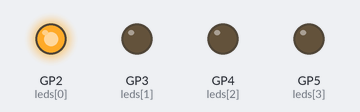
A program run on a simulated Raspberry Pi Pico running MicroPython. Shown: output pins drawn as LEDs (lit = HIGH).

Above: at 0.2 s.
At 1.2 s:
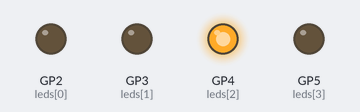
At 2.7 s:
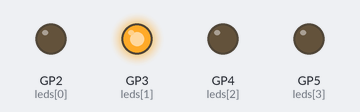
At 3.7 s:
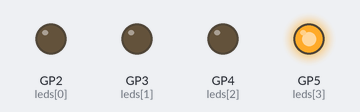
Timing chart, 0 to 4.6 s (numbered marks = the images above):
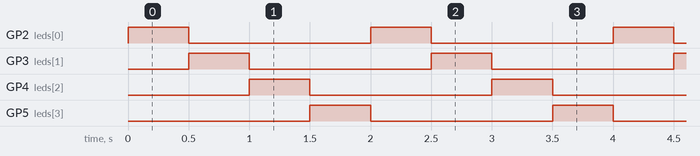

Measured:
- by itself, GP2 (leds[0]), GP3 (leds[1]), GP4 (leds[2]), GP5 (leds[3]): alternates HIGH for 0.50 s and LOW for 1.5 s
- by itself, everything shown: repeats every 2.0 s, in 4 steps

The program:

Sekven_n__rozsv_cov_n__ledky_cyklem.py
```python
from machine import Pin
from time import sleep


led_pins = [2, 3, 4, 5]
leds = [Pin(p, Pin.OUT) for p in led_pins]


delay = 0.5

while True:
    for led in leds:
        led.value(1)
        sleep(delay)
        led.value(0)
```
